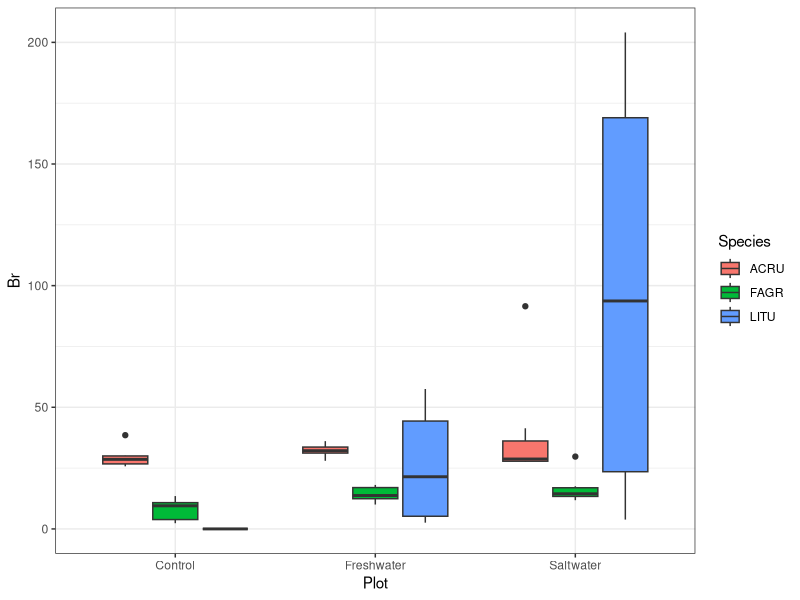
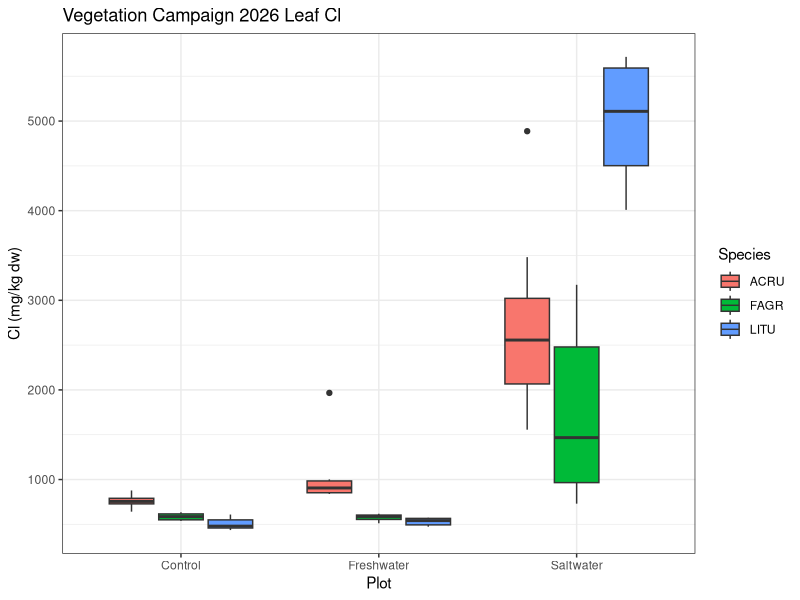
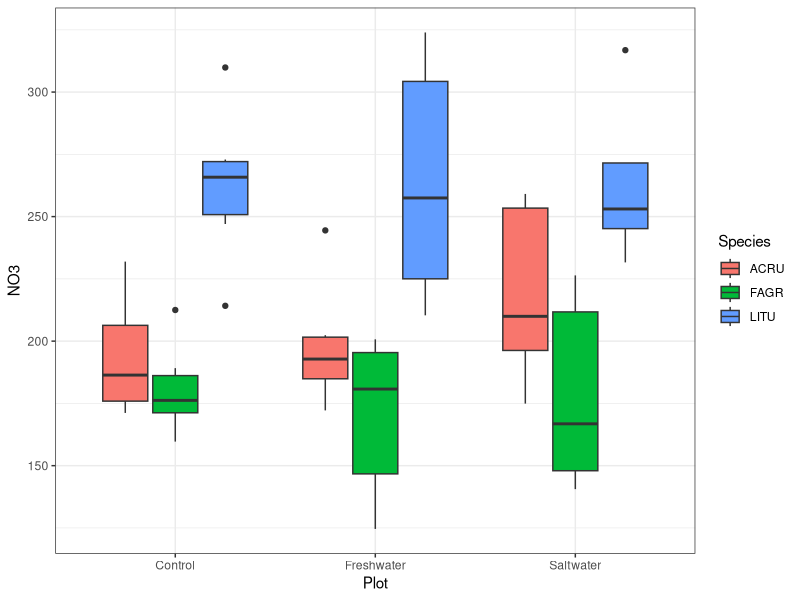
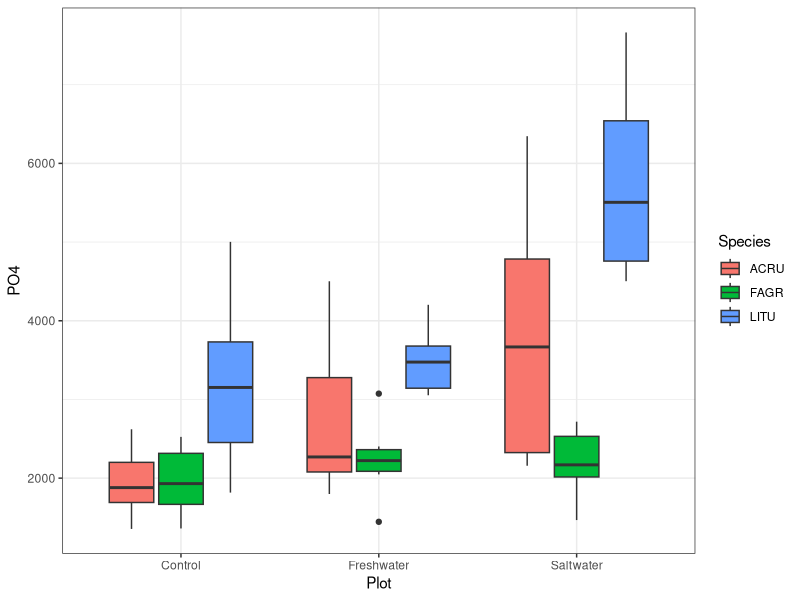
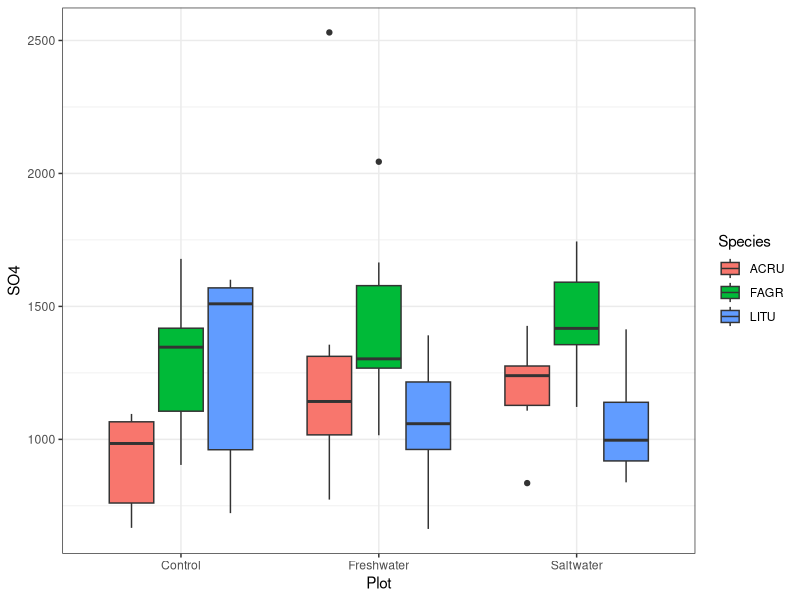
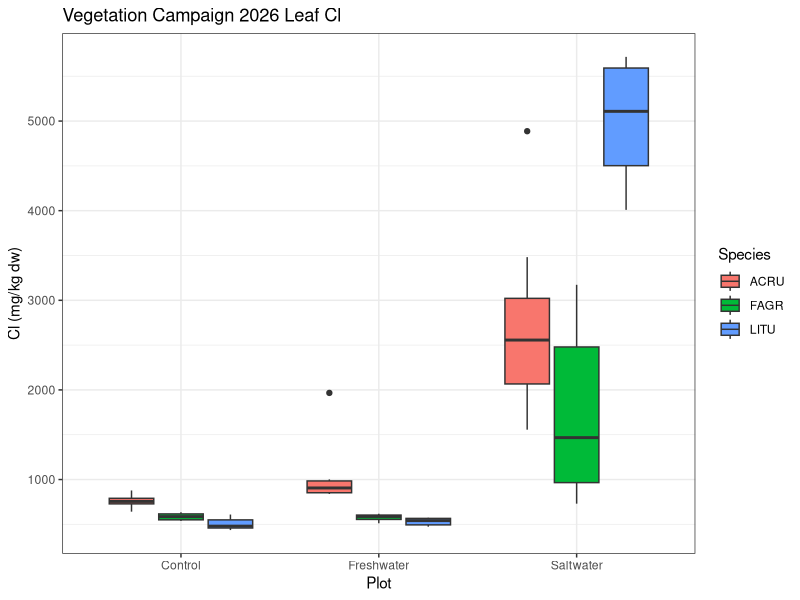

Recreate these plots in R, in order.
## ---- chunk 1
knitr::opts_chunk$set(echo = TRUE)
## ---- chunk 2
#general (from photosynthesis project, some might be unused)
library(lubridate)
library(ggplot2)
library(dplyr)
library(tidyverse)
## ---- chunk 3
data <- read_csv("Data/TEMPEST_LeafSampleList_ISO_Ions_202605 - forR(SampleList).csv") |> 
  head(56) #kept returning 999 blank rows for some reason?
#i did cheat and manually add a plot column. seemed faster than trying to figure out the r verison

#get mean and sd for each isotope grouped by species and plot
grouped_data <- data |>
  group_by(Species, Plot) |>
  filter(!is.na(Br)) |> 
  mutate(
    mean_Br = mean(Br), 
    mean_Cl = mean(Cl),
    mean_NO3 = mean(NO3),
    mean_PO4 = mean(PO4),
    mean_SO4 = mean(SO4),
    sd_Br = sd(Br), 
    sd_Cl = sd(Cl),
    sd_NO3 = sd(NO3),
    sd_PO4 = sd(PO4),
    sd_SO4 = sd(SO4)
  )

## ---- chunk 4

#idea: box and whisker plots? (show range, which would be useful to know)
#can i cluster by plot but show by species? (yes! fill = does this)


#all appear mostly similar, minus a very wide range for saltwater litu
ggplot(grouped_data, aes(x = Plot, fill = Species, y = Br)) +
  geom_boxplot() +
  theme_bw()

#much higher in the saltwater plot, especially LITU! 
#control and fresh are all similar
#saltwater has a higher range, litu still is wayyyy higher
cl_box <- ggplot(grouped_data, aes(x = Plot, fill = Species, y = Cl)) +
  geom_boxplot() + theme_bw() + 
  labs(title = "Vegetation Campaign 2026 Leaf Cl", y = "Cl (mg/kg dw)") 
cl_box
ggsave(cl_box, filename = "graphs/Cl box plot (2026-10-02).jpg")

#not much difference across plots, it's more species-differences
#litu tends to be higher, fagr tends to be a but lower
ggplot(grouped_data, aes(x = Plot, fill = Species, y = NO3)) +
  geom_boxplot() + theme_bw()

#a bit of variation again, but mostly contained to litu
#beech runs mostly similar, acru is higher in freshwater and more in saltwater
#litu is similar control fresh but much higher salt
ggplot(grouped_data, aes(x = Plot, fill = Species, y = PO4)) +
  geom_boxplot() + theme_bw()

#nothing of note
ggplot(grouped_data, aes(x = Plot, fill = Species, y = SO4)) +
  geom_boxplot() + theme_bw()
## ---- chunk 5
table_data <- read_csv("Data/Veg Campaign Leaf Iso Mean SD(CSV-Friendly).csv")

#i want to bar chart these but it does not work. why?
